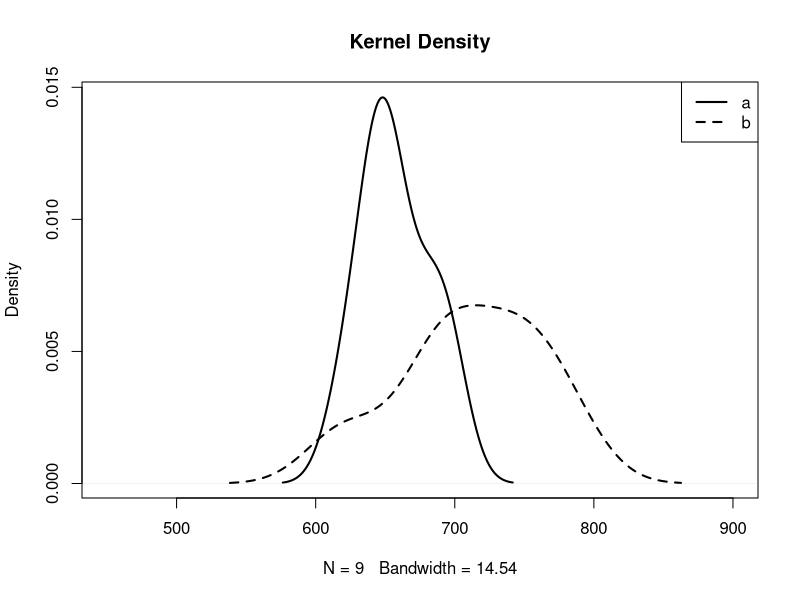

Here is the R script that generated this plot:
# Brown-Mood test
# to judge the quality of q-quantiles of two list of data

BMq.test = function(x,y,q,alt){
  xy=c(x,y)
  quantil1e.xy=quantile(xy,q)
  t=sum(xy>quantil1e.xy)
  lx=length(x[x!=quantil1e.xy])
  ly=length(y[y!=quantil1e.xy])
  lxy=lx+ly
  A=sum(x>quantil1e.xy)
  z=(A-lx*t)/(lxy)/(lx*ly*t*(lxy-t)/(lxy)^3)^0.5
  
  if(A>min(lx,t)/2)
    z1=(A+0.5-lx*t)/(lxy)/(lx*ly*t*(lxy-t)/(lxy)^3)^0.5
  else
    z1=(A-0.5-lx*t)/(lxy)/(lx*ly*t*(lxy-t)/(lxy)^3)^0.5
  
  if(alt=="greater"){
    pv1=1-phyper(A,lx,ly,t)
    pv2=1-pnorm(z)
    pv3=1-pnorm(z1)
  }
  if(alt=="less"){
    pv1=phyper(A,lx,ly,t)
    pv2=pnorm(z)
    pv3=pnorm(z1)
  }
  if(alt=="two.sided"){
    pv1=2*min(phyper(A,lx,ly,t),1-phyper(A,lx,ly,t))
    pv2=2*min(pnorm(z),1-pnorm(z))
    pv3=2*min(pnorm(z1),1-pnorm(z1))
  }
  conting.table=matrix(c(A,lx-A,lx,t-A,ly-(t-A),ly,t,lxy-t,lxy),3,3)
  col.name=c("X","Y","X+Y")
  row.name=c(">MQXY","<MQXY","TOTAL")
  dimnames(conting.table)=list(row.name,col.name)
  list(continggency.table=conting.table,p.value=pv1,pvnorm=pv2,pvnr=pv3)
}


a=c(698,688,675,656,655,648,640,639,620)
b=c(780,754,740,712,693,680,621)
x=BMq.test(a,b,0.75,"two.sided")
print(x$continggency.table)
print(x$p.value)
print(x$pvnorm)
print(x$pvnr)

plot(density(a),main = "Kernel Density", lwd=2, xlim=c(450,900))
lines(density(b), lwd=2, lty=2)
legend("topright", legend = c("a","b"), lty=c(1,2), lwd=c(2,2))